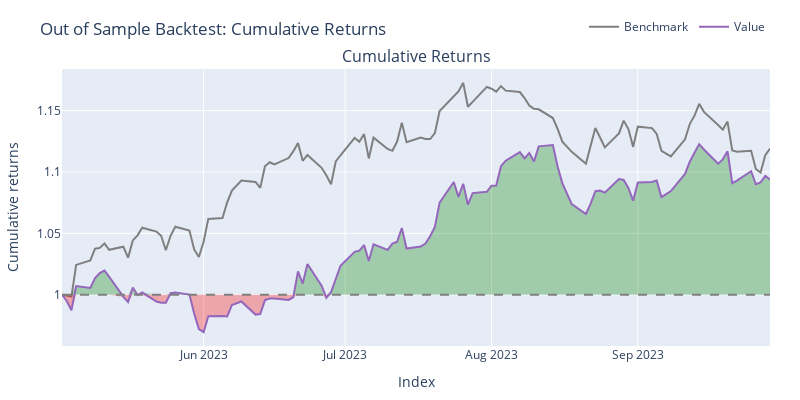

Notebook cell for this chart:
### Code cell
pyopt_pf.plot(width=800, height=400, title='Out of Sample Backtest: Cumulative Returns').show();
